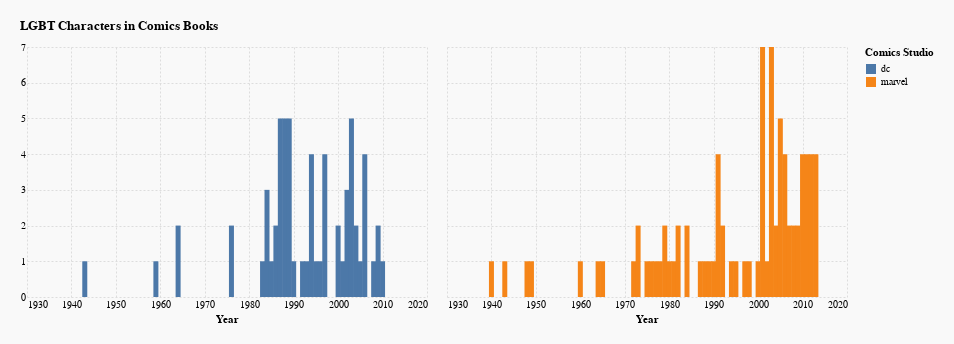

Notebook code cell kept with this figure:
### Markdown cell above
### LGBT Characters in Comics Books

### Code cell
alt.Chart(df_merged).mark_bar().encode(
    column=alt.Column(
        "studio",
        title="",
    ),
    x=alt.X("year", title="Year", axis=alt.Axis(format="f")),
    y=alt.Y("gsm_count", title=""),
    color=alt.Color("studio", title="Comics Studio"),
).configure(background="#f9f9f9", padding=20,).configure_view(
    strokeWidth=0
).configure_axis(
    ticks=False,
    domain=False,
    gridDash=[2, 2],
).configure_header(
    labelFontSize=0,
).properties(
    width=400,
    height=250,
    title="LGBT Characters in Comics Books",
).display(
    theme="fivethirtyeight"
)

### Figure 1 — Vega-Lite specification as saved in the notebook (floating-point values rounded to 4 significant figures; data arrays with more than 128 entries replaced by an {"elided": "..."} marker saying what was removed)
{"config": {"view": {"continuousWidth": 400, "continuousHeight": 300, "strokeWidth": 0}, "axis": {"domain": false, "gridDash": [2, 2], "ticks": false}, "background": "#f9f9f9", "header": {"labelFontSize": 0}, "padding": 20}, "data": {"name": "data-663eb4e30e608f98b80ea76a471361c9"}, "mark": "bar", "encoding": {"color": {"type": "nominal", "field": "studio", "title": "Comics Studio"}, "column": {"type": "nominal", "field": "studio", "title": ""}, "x": {"type": "quantitative", "axis": {"format": "f"}, "field": "year", "title": "Year"}, "y": {"type": "quantitative", "field": "gsm_count", "title": ""}}, "height": 250, "title": "LGBT Characters in Comics Books", "width": 400, "$schema": "https://vega.github.io/schema/vega-lite/v4.8.1.json", "datasets": {"data-663eb4e30e608f98b80ea76a471361c9": {"elided": "154 records"}}}
